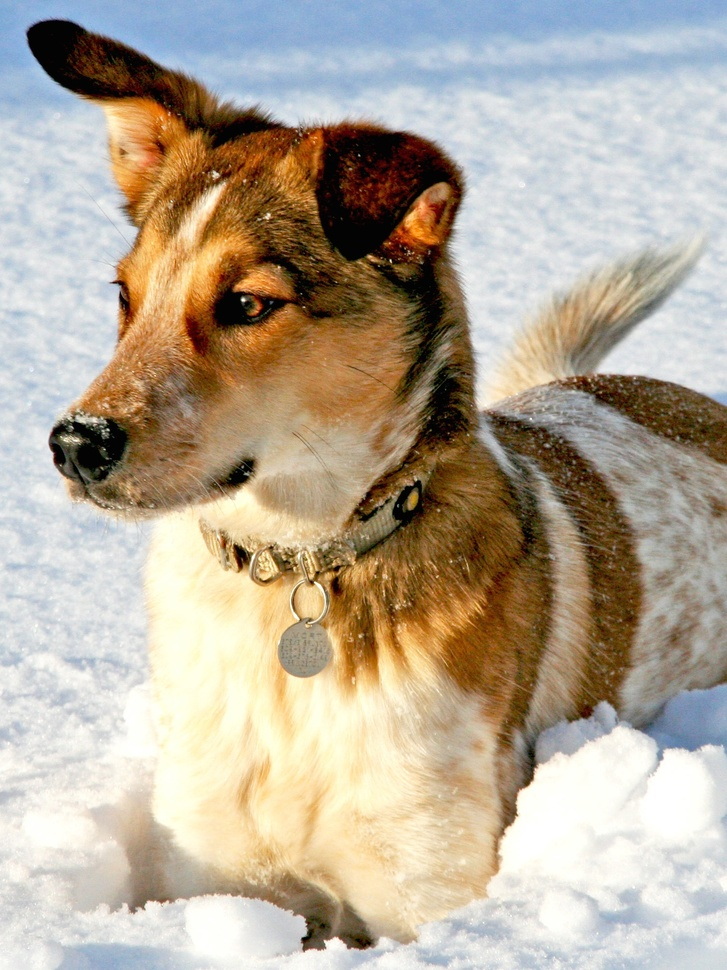
#> input picture SVD tests/dog.jpg, 727 x 970 px, shrunk from 1500 x 2000 before the run
$ python main.py
#> lines starting #> are read from the running program, lines starting #| are printed output that depends on the picture
from matplotlib.image import imread
import matplotlib.pyplot as plt
import numpy as np
import os

from tqdm import tqdm

plt.rcParams['figure.figsize'] = [16, 8]

X = imread(os.path.join('.','','dog.jpg'))
#> X is the input picture: shape (970, 727, 3); mean R, G, B 181.4, 169.5, 152
A = np.mean(X, -1); # Convert RGB to grayscale\n",
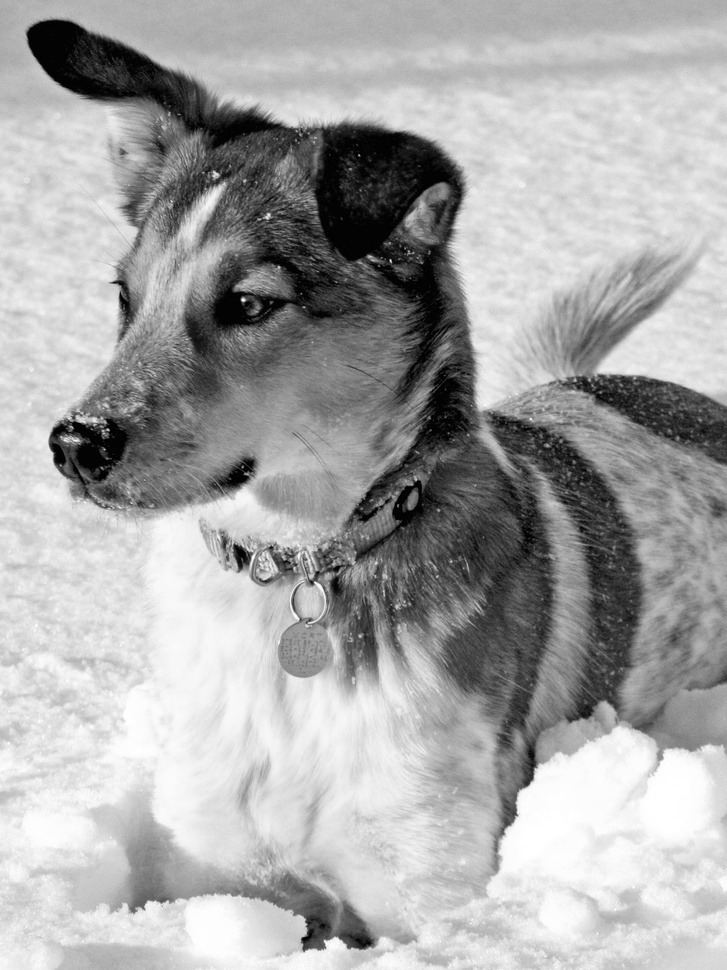
#> A: shape (970, 727) float64; min 0, max 255, mean 167.6


n = len(A[:,0])
#> n = 970
m = len(A[0,:])
#> m = 727

print("n:", n)
#| n: 970
print("m:", m)
#| m: 727
plt.close()

# [4 lines of commented-out code are left out]

r = 50

AtA = np.zeros([m, m], dtype=float)
for i in tqdm(range(m)):
    for j in range(m):
        AtA[j, i] = (np.dot(np.transpose(A[:,i]), A[:,j]))
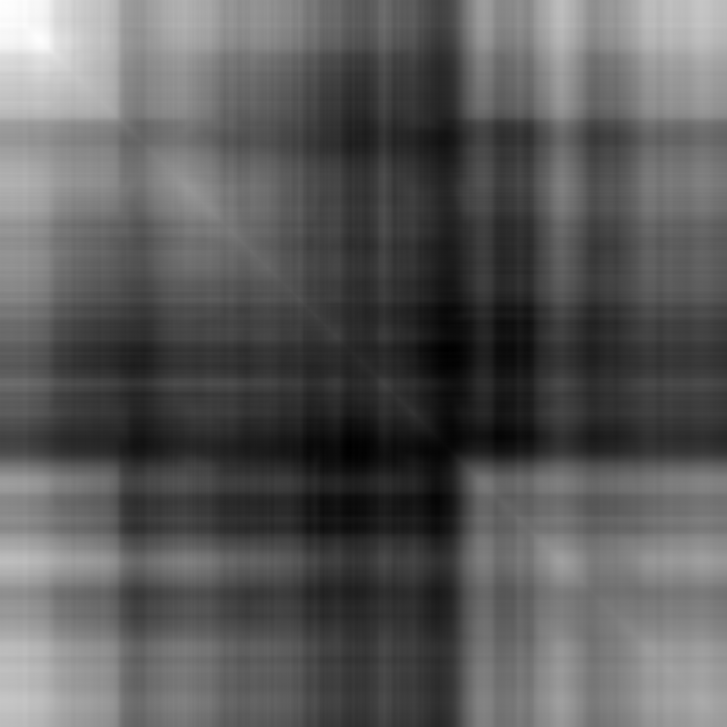
#> AtA: shape (727, 727) float64; min 18404639.7, max 45877918.9, mean 28254217.9; drawn with min black and max white

s, V = np.linalg.eig(AtA)
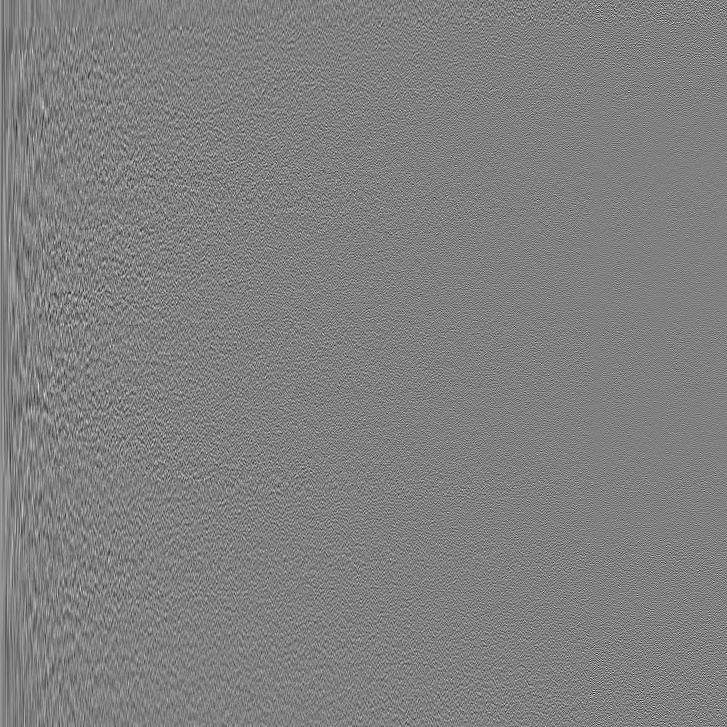
#> V: shape (727, 727) float64; min -0.25, max 0.246, mean 5.63e-05; drawn with min black and max white
#> s = 727 values, max 2.08e+10 at index 0, min 44.52 at index 590, mean 31797978
S = np.diag(np.sqrt(s[:r]))

V = V[:,:r]
#> V: shape (727, 50) float64
VT = np.transpose(V)
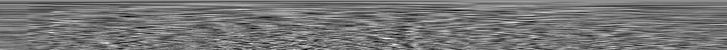
#> VT: shape (50, 727) float64; min -0.161, max 0.189, mean 0.00081; drawn with min black and max white

VS = np.dot(V, np.linalg.inv(S))
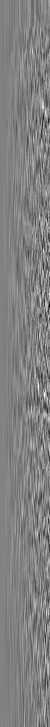
#> VS: shape (727, 50) float64; min -0.000125, max 0.000121, mean 1.14e-08; drawn with min black and max white
#print(V.shape)
#print(S.shape)
#print(VS.shape)

U = np.zeros([n,r])
for i in tqdm(range(n)):
    for j in range(r):
        U[i, j] = np.dot(A[i,:], VS[:,j])
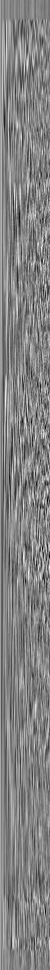
#> U: shape (970, 50) float64; min -0.14, max 0.134, mean 0.000608; drawn with min black and max white


AAt = np.zeros([n, n], dtype=float)
for i in tqdm(range(n)):
    for j in range(n):
        AAt[j, i] = (np.dot((A[i,:]), np.transpose(A[j,:])))
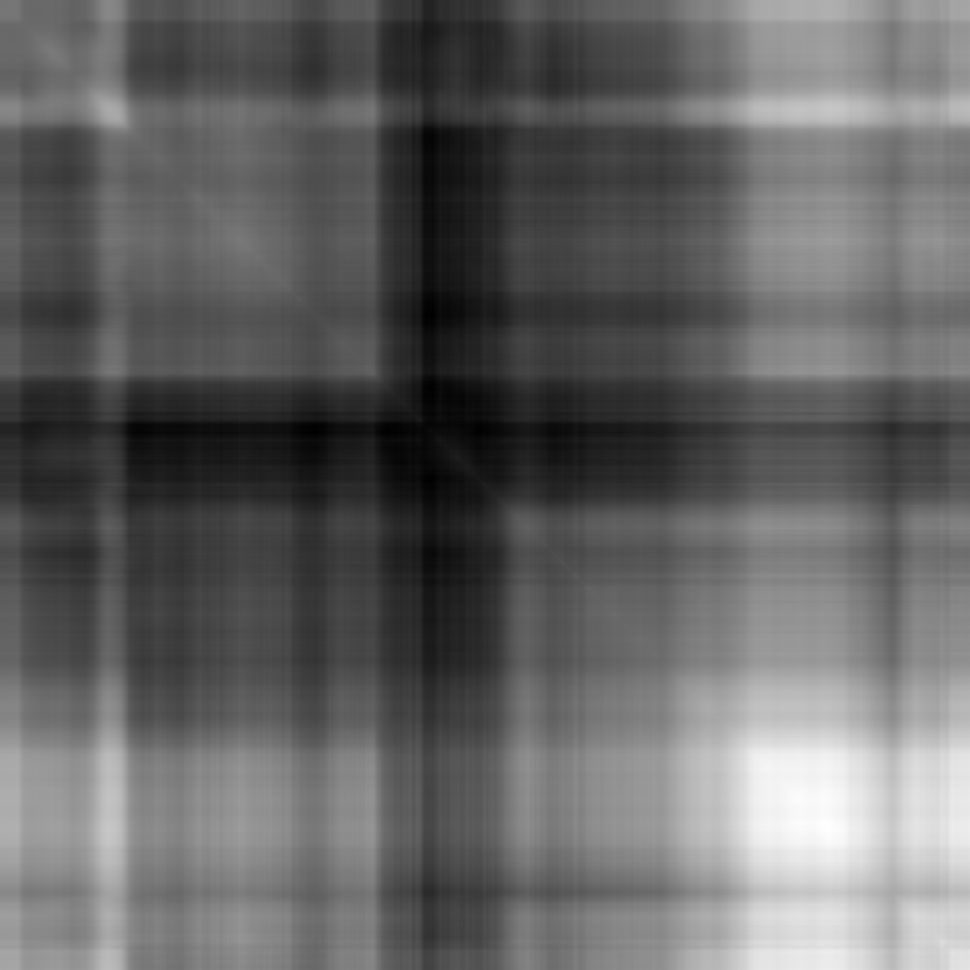
#> AAt: shape (970, 970) float64; min 9595400.9, max 37931423.3, mean 20778921.8; drawn with min black and max white

s1, U1 = np.linalg.eig(AAt)
S1 = np.diag(np.sqrt(s1))

U1_inv = np.linalg.inv(U1)
U1 = U1[:,:r]
S1 = S1[:r,:r]
S1_inv = np.linalg.inv(S1)


#> (the run stopped early here; a loop or call above may not have finished)
